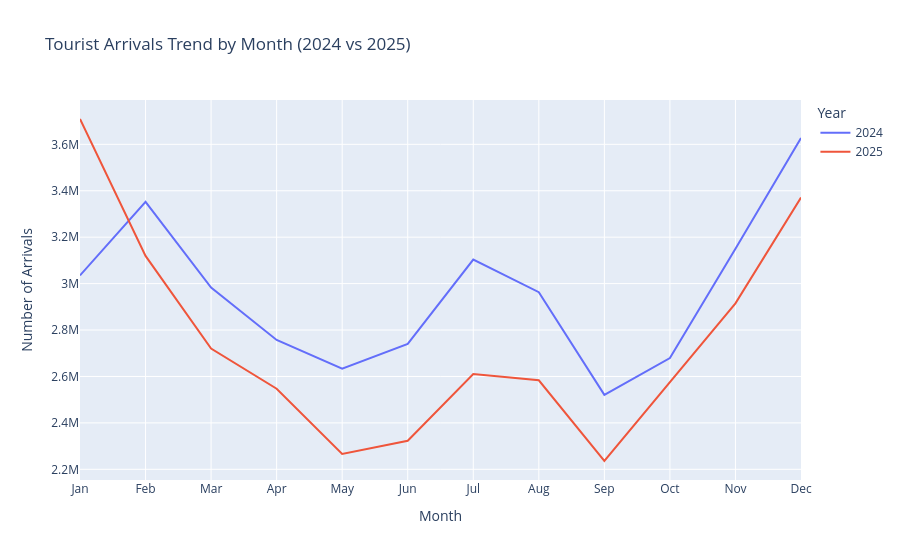

The notebook cell this image was saved under:
### Markdown cell above
#### Graph 2A — Tourist Arrivals Trend by Month (2024 vs 2025)

### Code cell
month_order = ["Jan", "Feb", "Mar", "Apr", "May", "Jun", "Jul", "Aug", "Sep", "Oct", "Nov", "Dec"]

df1 = df_final.groupby(['Year', 'Month'])['Number of Arrivals'].sum().reset_index()
df1['Month'] = pd.Categorical(df1['Month'], categories=month_order, ordered=True)
df1 = df1.sort_values(['Year', 'Month'])

fig = px.line(df1, x="Month", y="Number of Arrivals", color='Year',
              title='Tourist Arrivals Trend by Month (2024 vs 2025)'
              )
fig.show()

### Figure 1 — Plotly figure (JSON) as saved in the notebook; plotly's stock layout.template omitted (floating-point values rounded to 4 significant figures)
{"data": [{"hovertemplate": "Year=2024<br>Month=%{x}<br>Number of Arrivals=%{y}<extra></extra>", "legendgroup": "2024", "line": {"color": "#636efa", "dash": "solid"}, "marker": {"symbol": "circle"}, "mode": "lines", "name": "2024", "orientation": "v", "showlegend": true, "type": "scatter", "x": ["Jan", "Feb", "Mar", "Apr", "May", "Jun", "Jul", "Aug", "Sep", "Oct", "Nov", "Dec"], "xaxis": "x", "y": [3035296, 3352302, 2982721, 2757128, 2633464, 2740372, 3103420, 2963148, 2521005, 2679180, 3150237, 3627441], "yaxis": "y"}, {"hovertemplate": "Year=2025<br>Month=%{x}<br>Number of Arrivals=%{y}<extra></extra>", "legendgroup": "2025", "line": {"color": "#EF553B", "dash": "solid"}, "marker": {"symbol": "circle"}, "mode": "lines", "name": "2025", "orientation": "v", "showlegend": true, "type": "scatter", "x": ["Jan", "Feb", "Mar", "Apr", "May", "Jun", "Jul", "Aug", "Sep", "Oct", "Nov", "Dec"], "xaxis": "x", "y": [3709102, 3119445, 2720457, 2547116, 2266574, 2322775, 2610369, 2583638, 2235852, 2573743, 2914810, 3370440], "yaxis": "y"}], "layout": {"legend": {"title": {"text": "Year"}, "tracegroupgap": 0}, "title": {"text": "Tourist Arrivals Trend by Month (2024 vs 2025)"}, "xaxis": {"anchor": "y", "domain": [0, 1], "title": {"text": "Month"}}, "yaxis": {"anchor": "x", "domain": [0, 1], "title": {"text": "Number of Arrivals"}}}}
